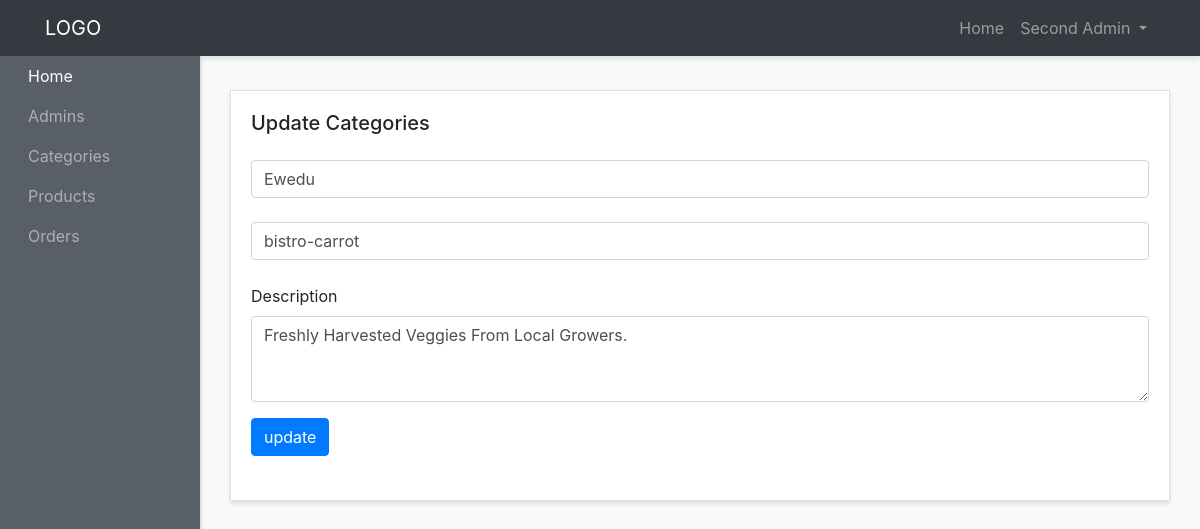
/admin-panel/categories-admins/update-category.php?id=1 (signed in), run on the app's committed database.
### tables this page shows
CREATE TABLE `categories` (
  `id` int(3) NOT NULL,
  `name` varchar(200) NOT NULL,
  `image` varchar(200) NOT NULL,
  `icon` varchar(200) NOT NULL,
  `description` varchar(400) NOT NULL,
  `created_at` timestamp NOT NULL DEFAULT current_timestamp()
);

### admin-panel/categories-admins/update-category.php (the view, shortened to what this page needs)
<?php require '../layout/header.php'; ?>
<?php require '../../config/config.php'; ?>
<?php
  if(isset($_GET['id'])) {
    $id = $_GET['id'];
    $select = $conn->query("SELECT * FROM categories WHERE id='$id'");
    $select->execute();
    $category = $select->fetch(PDO::FETCH_OBJ);
  }
?>
       <div class="row">
        <div class="col">
          <div class="card">
            <div class="card-body">
              <h5 class="card-title mb-5 d-inline">Update Categories</h5>
              <form method="POST" action="update-category.php?id=<?php echo $id; ?>">
                <div class="form-outline mb-4 mt-4">
                  <input type="text" name="name" id="form2Example1" value="<?php echo $category->name; ?>" class="form-control" placeholder="name" />
                </div>
                <div class="form-outline mb-4 mt-4">
                  <input type="text" name="icon" id="form2Example1" class="form-control" value="<?php echo $category->icon; ?>" placeholder="icon" />
                </div>
                <div class="form-group">
                  <label for="exampleFormControlTextarea1">Description</label>
                  <textarea type="text" name="description" placeholder="description" class="form-control"  id="exampleFormControlTextarea1" rows="3"><?php echo $category->description; ?></textarea>
                </div>
                <button type="submit" name="submit" class="btn btn-primary  mb-4 text-center">update</button>
              </form>
            </div>
          </div>
        </div>
      </div>
<?php require '../layout/footer.php'; ?>

### admin-panel/styles/style.css (style rules this page uses)
body { background:#f9f9f9; }
.card { margin-bottom: 15px; border-radius:0; box-shadow: 0 3px 5px rgba(0,0,0,.1); }

### data on the page
categories: name "Ewedu", icon "bistro-carrot", description "Freshly Harvested Veggies From Local Growers."

### other printed values
$_SESSION['admin_name'] "Second Admin"
